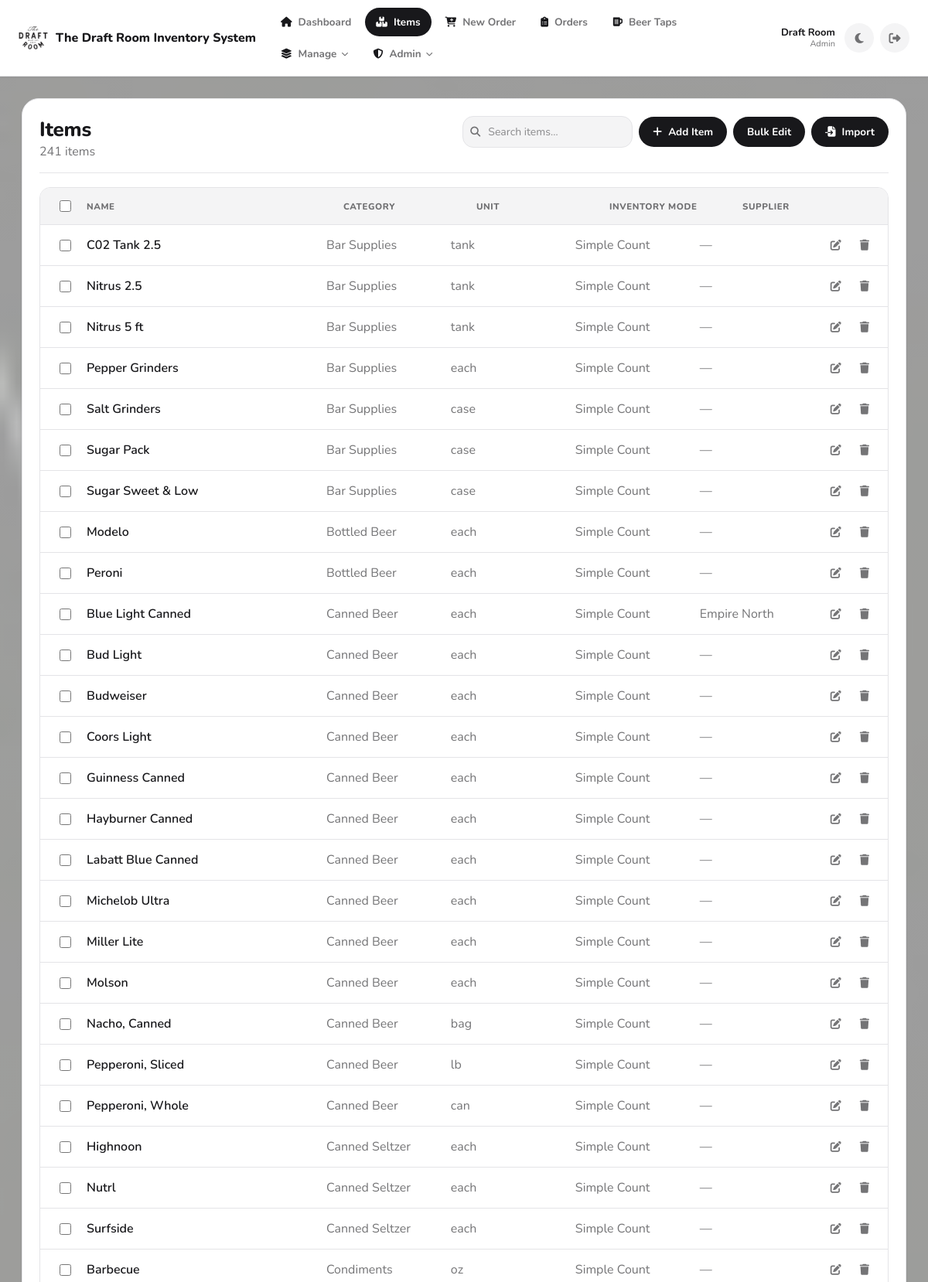
Screenshot of /items (signed in, upper part) with the database file from the repository.
### app.py (models this page shows, shortened)
class User(db.Model):
    __tablename__ = "users"
    id = db.Column(db.Integer, primary_key=True)
    username = db.Column(db.String(80), unique=True, nullable=False)
    first_name = db.Column(db.String(80), nullable=True)
    last_name = db.Column(db.String(80), nullable=True)
    password_hash = db.Column(db.String(255), nullable=False)
    role = db.Column(db.String(20), nullable=False, default="staff")  # Backward compatibility
    role_id = db.Column(db.Integer, db.ForeignKey('roles.id'), nullable=True)  # New: reference to Role
    is_active = db.Column(db.Boolean, nullable=False, default=True)
    created_at = db.Column(db.DateTime, nullable=False, default=utcnow)
    role_obj = db.relationship('Role', backref='users')
    def display_name(self) -> str:
        full = f"{(self.first_name or '').strip()} {(self.last_name or '').strip()}".strip()
        return full if full else self.username
    def get_role_name(self):
        if self.role_obj:
            return self.role_obj.name
        return self.role

class Item(db.Model):
    __tablename__ = "items"
    id = db.Column(db.Integer, primary_key=True)
    name = db.Column(db.String(200), nullable=False)
    category = db.Column(db.String(120), nullable=False)
    prep_type = db.Column(db.String(50), nullable=False, default="generic")
    supplier_id = db.Column(db.Integer, db.ForeignKey("suppliers.id"), nullable=True)
    supplier = db.relationship("Supplier", back_populates="items")
    unit = db.Column(db.String(50), nullable=True)
    default_units_per_box = db.Column(
    db.Integer,
    nullable=True,
)
    multiplier = db.Column(db.Float, nullable=True)
    raw_freezer_days = db.Column(db.Integer, nullable=True)
    raw_cooler_days = db.Column(db.Integer, nullable=True)
    raw_out_days = db.Column(db.Integer, nullable=True)
    prepped_freezer_days = db.Column(db.Integer, nullable=True)
    prepped_cooler_days = db.Column(db.Integer, nullable=True)
    prepped_out_days = db.Column(db.Integer, nullable=True)
    sales_mode = db.Column(db.String(40), nullable=True)
    pack1_label = db.Column(db.String(80), nullable=True)
    pack1_mult  = db.Column(db.Integer, nullable=True)
    pack2_label = db.Column(db.String(80), nullable=True)
    pack2_mult  = db.Column(db.Integer, nullable=True)
    pack3_label = db.Column(db.String(80), nullable=True)
    pack3_mult  = db.Column(db.Integer, nullable=True)
    pack4_label = db.Column(db.String(80), nullable=True)
    pack4_mult  = db.Column(db.Integer, nullable=True)
    main_bar_on_hand = db.Column(
        db.Integer,
        nullable=False,
        default=0,
        server_default=db.text("0"),
    )
    low_bar_on_hand = db.Column(
        db.Integer,
        nullable=False,
        default=0,
        server_default=db.text("0"),
    )
    on_hand_count = db.Column(
        db.Integer,
        nullable=False,
        default=0,
        server_default=db.text("0"),
    )
    created_at = db.Column(db.DateTime, nullable=False, default=datetime.utcnow)

class Supplier(db.Model):
    __tablename__ = "suppliers"
    id = db.Column(db.Integer, primary_key=True)
    name = db.Column(db.String(160), nullable=False, unique=True)
    contact_name = db.Column(db.String(160), nullable=True)
    phone = db.Column(db.String(60), nullable=True)
    email = db.Column(db.String(160), nullable=True)
    notes = db.Column(db.String(400), nullable=True)
    created_at = db.Column(db.DateTime, nullable=False, default=utcnow)
    items = db.relationship("Item", back_populates="supplier", lazy=True)

### app.py (the view)
@app.get("/items")
def items_all():
    guard = require_view_access()
    if guard:
        return guard
    q = (request.args.get("q") or "").strip()
    query = Item.query
    if q:
        query = query.filter(Item.name.ilike(f"%{q}%"))
    items = query.order_by(Item.category.asc(), Item.name.asc()).all()
    suppliers = Supplier.query.order_by(Supplier.name.asc()).all()
    return render_template("items.html", items=items, suppliers=suppliers, q=q)

### app.py (called while the page is built)
@app.after_request
def add_security_headers_response(response):
    response.headers["X-Frame-Options"] = "SAMEORIGIN"
    response.headers["X-XSS-Protection"] = "1; mode=block"
    response.headers["X-Content-Type-Options"] = "nosniff"
    response.headers["Content-Security-Policy"] = (
        "default-src 'self'; "
        "script-src 'self' 'unsafe-inline' https://cdnjs.cloudflare.com; "
        "style-src 'self' 'unsafe-inline' https://cdnjs.cloudflare.com; "
        "font-src 'self' https://cdnjs.cloudflare.com; "
        "img-src 'self' data:; "
        "connect-src 'self'; "
        "frame-ancestors 'self'"
    )
    response.headers["Referrer-Policy"] = "strict-origin-when-cross-origin"
    response.headers["Permissions-Policy"] = (
        "geolocation=(), "
        "microphone=(), "
        "camera=(), "
        "payment=()"
    )
    return response

def utcnow() -> datetime:
    return datetime.now(timezone.utc)

def current_user() -> Optional["User"]:
    uid = session.get("user_id")
    if not uid:
        return None
    try:
        return User.query.get(int(uid))
    except Exception:
        return None

def current_user_role() -> str:
    if session.get("break_glass_admin") is True:
        return "admin"
    u = current_user()
    if not u:
        return ""
    return (u.role or "").lower()

def is_logged_in() -> bool:
    return (session.get("break_glass_admin") is True) or (session.get("user_id") is not None)

def can_manage_users() -> bool:
    u = current_user()
    if not u:
        return False
    if session.get("break_glass_admin") is True:
        return True
    if u.role_id:
        role = Role.query.get(u.role_id)
        if role and role.is_admin:
            return True
    if u.role == "admin":
        return True
    return False

def can_edit_inventory() -> bool:
    if session.get("break_glass_admin") is True:
        return True
    u = current_user()
    if not u:
        return False
    if u.role_id:
        role = Role.query.get(u.role_id)
        if role and role.has_permission("can_edit_items"):
            return True
    if u.role == "admin":
        return True
    return False

def require_view_access():
    if not is_logged_in():
        return redirect("/login")
    if session.get("break_glass_admin") is True:
        return None
    if not can_view_inventory():
        session.clear()
        flash("Access denied.", "error")
        return redirect("/login")
    return None

### templates/items.html (shortened to what this page needs)
{% extends "base.html" %}
{% block content %}
<section class="card">
  <div class="cardhead">
    <div>
      <h1>Items</h1>
      <span class="muted" id="itemCount">{{ items|length }} item{{ 's' if items|length != 1 else '' }}</span>
    </div>
    <div class="actions">
      <div class="search-wrap">
        <input class="input search-live" id="itemSearch" placeholder="Search items…"
               value="{{ q or '' }}" autocomplete="off">
      </div>
      {% if can_edit_inventory %}
        <a class="btn primary" href="/items/new"><i class="fas fa-plus"></i> Add Item</a>
        <a class="btn" href="/items/bulk">Bulk Edit</a>
        <a class="btn" href="/items/import"><i class="fas fa-file-import"></i> Import</a>
      {% endif %}
    </div>
  </div>
  {% if items and items|length > 0 %}
    <div class="table">
      <div class="row head items-row{% if can_manage_users %} row-admin{% endif %}">
        {% if can_manage_users %}
        <div class="check-cell">
          <input type="checkbox" id="selectAll" title="Select all">
        </div>
        {% endif %}
        <div>Name</div>
        <div>Category</div>
        <div>Unit</div>
        <div>Inventory Mode</div>
        <div>Supplier</div>
      </div>
      {% for it in items %}
        {% set mode_label = {
          'items':        'Simple Count',
          'generic':      'Box / Case',
          'generic_food': 'Prep Food',
          'wings':        'Wings Prep',
          'raw_protein':  'Raw Protein',
          'portion_pack': 'Portion Packs'
        }.get(it.prep_type, it.prep_type) %}
        <div class="row item-row items-row{% if can_manage_users %} row-admin{% endif %}"
             data-id="{{ it.id }}"
             data-name="{{ it.name.lower() }}"
             data-category="{{ it.category.lower() }}">
          {% if can_manage_users %}
          <div class="check-cell">
            <input type="checkbox" class="item-check" data-id="{{ it.id }}">
          </div>
          {% endif %}
          <div>
            <a class="item-link" href="/items/{{ it.id }}">{{ it.name }}</a>
          </div>
          <div class="muted">{{ it.category }}</div>
          <div class="muted">{{ it.unit or '—' }}</div>
          <div class="muted">{{ mode_label }}</div>
          <div class="muted">{{ it.supplier.name if it.supplier else '—' }}</div>
          <div class="row-actions">
            {% if can_edit_inventory %}
              <a class="icon-btn" href="/items/{{ it.id }}/edit" title="Edit {{ it.name }}">
                <i class="fas fa-edit"></i>
              </a>
              <form method="POST" action="/items/{{ it.id }}/delete" style="display:inline;">
                <button class="icon-btn danger" type="submit" title="Delete {{ it.name }}"
                        onclick="return confirm('Delete {{ it.name }}?')">
                  <i class="fas fa-trash"></i>
                </button>
              </form>
            {% endif %}
          </div>
        </div>
      {% endfor %}
    </div>
  {% else %}
    <div class="empty">No items yet. <a href="/items/new">Add your first item.</a></div>
  {% endif %}
</section>
{% endblock %}

### templates/base.html (shortened to what this page needs)
<!DOCTYPE html>
<html lang="en">
<head>
  <link rel="stylesheet" href="/static/style.css?v={{ asset_v }}">
  <link rel="stylesheet" href="https://cdnjs.cloudflare.com/ajax/libs/font-awesome/6.4.0/css/all.min.css">
</head>
<body class="app-body">
  <header class="navbar">
    <div class="navbar-inner">
      <a href="/" class="navbar-brand">
        <img src="{{ url_for('static', filename='favicon-96x96.png') }}" alt="The Draft Room" class="navbar-logo">
        <span>The Draft Room Inventory System</span>
      </a>
      <nav class="navbar-nav">
        <a href="/" class="navlink2 {% if request.path == '/' %}active{% endif %}">
          <i class="fas fa-house"></i><span>Dashboard</span>
        </a>
        <a href="/items" class="navlink2 {% if request.path.startswith('/items') or request.path.startswith('/category') %}active{% endif %}">
          <i class="fas fa-boxes-stacked"></i><span>Items</span>
        </a>
        <a href="/order" class="navlink2 {% if request.path == '/order' %}active{% endif %}">
          <i class="fas fa-cart-plus"></i><span>New Order</span>
        </a>
        <a href="/orders" class="navlink2 {% if request.path.startswith('/orders') or (request.path.startswith('/order/') and request.path != '/order') %}active{% endif %}">
          <i class="fas fa-clipboard-list"></i><span>Orders</span>
        </a>
        <a href="/beers/dashboard" class="navlink2 {% if '/beers' in request.path %}active{% endif %}">
          <i class="fas fa-beer-mug-empty"></i><span>Beer Taps</span>
        </a>
        {% if can_edit_inventory %}
        <div class="navdd">
          <button type="button" class="navlink2 navdd-toggle {% if request.path.startswith('/suppliers') or request.path.startswith('/users') or request.path.startswith('/settings') %}active{% endif %}">
            <i class="fas fa-layer-group"></i><span>Manage</span><i class="fas fa-chevron-down navdd-caret"></i>
          </button>
        </div>
        {% endif %}
        {% if can_manage_users %}
        <div class="navdd">
          <button type="button" class="navlink2 navdd-toggle {% if request.path.startswith('/audit') or request.path.startswith('/admin/roles') %}active{% endif %}">
            <i class="fas fa-shield-halved"></i><span>Admin</span><i class="fas fa-chevron-down navdd-caret"></i>
          </button>
        </div>
        {% endif %}
      </nav>
      <div class="navbar-actions">
        {% if current_user %}
        <div class="navbar-user">
          <span class="navbar-user-name">
            {% if current_user.first_name or current_user.last_name %}
              {{ current_user.first_name }} {{ current_user.last_name }}
            {% else %}
              {{ current_user.username }}
            {% endif %}
          </span>
          <span class="navbar-user-role">{{ auth_role_name.title() if auth_role_name else 'User' }}</span>
        </div>
        {% endif %}
        <button class="theme-toggle" id="themeToggle" title="Toggle light/dark theme">
        </button>
        <a href="/logout" class="logout-btn" title="Logout">
          <i class="fas fa-sign-out-alt"></i>
        </a>
      </div>
    </div>
  </header>
  <main class="main-content">
    <div class="page-content">
      {% block content %}{% endblock %}
    </div>
  </main>
</body>
</html>

### templates/items.html (style rules this page uses)
.items-row { grid-template-columns: 2fr 1fr 1fr 1fr 1fr auto; }
.row-admin { grid-template-columns: 32px 2fr 1fr 1fr 1fr 1fr auto; }
.search-wrap { position:relative; display:flex; align-items:center; }
.search-live { padding-left:32px !important; width:220px; }
.item-link { color:var(--text); font-weight:600; text-decoration:none; }
.icon-btn { background:none; border:none; color:var(--text-muted); font-size:14px; cursor:pointer; padding:6px 8px; border-radius:var(--radius-sm); transition:var(--transition); display:inline-flex; align-items:center; text-decoration:none; }
.check-cell { display:flex; align-items:center; justify-content:center; }
.check-cell input { cursor:pointer; width:15px; height:15px; }

### rows the page displays
User: first_name "Draft", last_name "Room", role "Admin"
Item: name "C02 Tank 2.5", category "Bar Supplies", unit "tank", mode_label "Simple Count", supplier "—"
Item: name "Nitrus 2.5", category "Bar Supplies", unit "tank", mode_label "Simple Count", supplier "—"
Item: name "Nitrus 5 ft", category "Bar Supplies", unit "tank", mode_label "Simple Count", supplier "—"
Item: name "Pepper Grinders", category "Bar Supplies", unit "each", mode_label "Simple Count", supplier "—"
Item: name "Salt Grinders", category "Bar Supplies", unit "case", mode_label "Simple Count", supplier "—"
Item: name "Sugar Pack", category "Bar Supplies", unit "case", mode_label "Simple Count", supplier "—"
Item: name "Sugar Sweet & Low", category "Bar Supplies", unit "case", mode_label "Simple Count", supplier "—"
Item: name "Modelo", category "Bottled Beer", unit "each", mode_label "Simple Count", supplier "—"
Item: name "Peroni", category "Bottled Beer", unit "each", mode_label "Simple Count", supplier "—"
Item: name "Blue Light Canned", category "Canned Beer", unit "each", mode_label "Simple Count", supplier "Empire North"
Item: name "Bud Light", category "Canned Beer", unit "each", mode_label "Simple Count", supplier "—"
Item: name "Budweiser", category "Canned Beer", unit "each", mode_label "Simple Count", supplier "—"
Item: name "Coors Light", category "Canned Beer", unit "each", mode_label "Simple Count", supplier "—"
Item: name "Guinness Canned", category "Canned Beer", unit "each", mode_label "Simple Count", supplier "—"
Item: name "Hayburner Canned", category "Canned Beer", unit "each", mode_label "Simple Count", supplier "—"
Item: name "Labatt Blue Canned", category "Canned Beer", unit "each", mode_label "Simple Count", supplier "—"
Item: name "Michelob Ultra", category "Canned Beer", unit "each", mode_label "Simple Count", supplier "—"
Item: name "Miller Lite", category "Canned Beer", unit "each", mode_label "Simple Count", supplier "—"
Item: name "Molson", category "Canned Beer", unit "each", mode_label "Simple Count", supplier "—"
Item: name "Nacho, Canned", category "Canned Beer", unit "bag", mode_label "Simple Count", supplier "—"
Item: name "Pepperoni, Sliced", category "Canned Beer", unit "lb", mode_label "Simple Count", supplier "—"
Item: name "Pepperoni, Whole", category "Canned Beer", unit "can", mode_label "Simple Count", supplier "—"
Item: name "Highnoon", category "Canned Seltzer", unit "each", mode_label "Simple Count", supplier "—"
Item: name "Nutrl", category "Canned Seltzer", unit "each", mode_label "Simple Count", supplier "—"
Item: name "Surfside", category "Canned Seltzer", unit "each", mode_label "Simple Count", supplier "—"
Item: name "Barbecue", category "Condiments", unit "oz", mode_label "Simple Count", supplier "—"

### other values shown
{{ items|length }} "241"
{{ 's' if items|length != 1 else '' }} "s"
